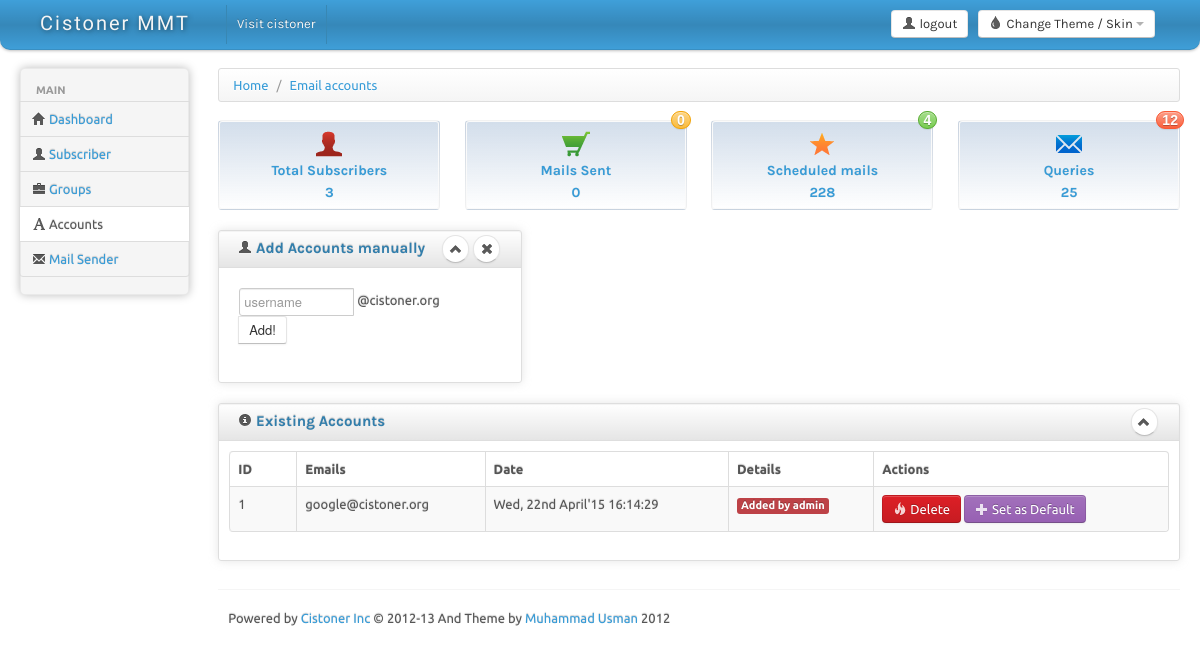
/accounts.php (signed in), run on the app's committed database.
### tables this page shows
CREATE TABLE IF NOT EXISTS `email_accounts` (
`id` int(11) NOT NULL,
  `email` varchar(100) NOT NULL,
  `date` int(10) NOT NULL,
  `admin_id` int(11) NOT NULL,
  `default` int(11) NOT NULL DEFAULT '0'
);

### libs/subscriber.php (called while the page is built, shortened)
<?php
class subscribers
{
	public static function getSubscribersCount()
	{
		$query = mysql_query("SELECT count(*) FROM subscribers;");
		$row = mysql_fetch_array($query);
		return ($row[0]);
	}
};

### include_this.php (called while the page is built, shortened)
<?php
include 'libs/subscriber.php';
include 'libs/mail.php';
$subscribersCount = subscribers::getSubscribersCount();
$sentMailCount = mail::getSentMailCount();
?>

### libs/mail.php (called while the page is built, shortened)
<?php
class mail
{
	public static function getSentMailCount()
	{
		$query = mysql_query("SELECT count(*) FROM mails;");
		$row = mysql_fetch_array($query);
		return ($row[0]);
	}
};
?>

### libs/accounts.php (called while the page is built, shortened)
<?php
class accounts
{
	function __construct()
	{
		$this->getData();
	}
	private function getData()
	{
		$index = 0;
		$query = mysql_query("SELECT *,admin.username FROM email_accounts
		INNER JOIN admin ON admin.id = email_accounts.admin_id;");
		while($row = mysql_fetch_array($query))
		{
			$this->emails[$index] = array();
			$this->emails[$index]['id'] = $row['id'];
			$this->emails[$index]['email'] = $row['email'];
			$this->emails[$index]['date'] = date("D, dS F'y H:i:s",$row['date']);
			$this->emails[$index]['added_by'] = $row['username'];
			$this->emails[$index]['default'] = false;
			if($row['default'])$this->emails[$index]['default'] = true;
			$index++;
		}
	}
};

### accounts.php (the view, shortened to what this page needs)
<?php
	include 'include_this.php';
	include 'libs/accounts.php';
	$accountObj = new accounts();
?>
<!DOCTYPE html>
<html lang="en">
<head>
	<link id="bs-css" href="css/bootstrap-cerulean.css" rel="stylesheet">
	<link href="css/bootstrap-responsive.css" rel="stylesheet">
	<link href="css/charisma-app.css" rel="stylesheet">
	<link href="css/jquery-ui-1.8.21.custom.css" rel="stylesheet">
	<link href='css/fullcalendar.css' rel='stylesheet'>
	<link href='css/fullcalendar.print.css' rel='stylesheet'  media='print'>
	<link href='css/chosen.css' rel='stylesheet'>
	<link href='css/uniform.default.css' rel='stylesheet'>
	<link href='css/colorbox.css' rel='stylesheet'>
	<link href='css/jquery.cleditor.css' rel='stylesheet'>
	<link href='css/jquery.noty.css' rel='stylesheet'>
	<link href='css/noty_theme_default.css' rel='stylesheet'>
	<link href='css/elfinder.min.css' rel='stylesheet'>
	<link href='css/elfinder.theme.css' rel='stylesheet'>
	<link href='css/jquery.iphone.toggle.css' rel='stylesheet'>
	<link href='css/opa-icons.css' rel='stylesheet'>
	<link href='css/uploadify.css' rel='stylesheet'>
</head>
<body>
	<?php include 'ui_includes/top_navbar.php';?>
		<div class="container-fluid">
		<div class="row-fluid">
			<?php include 'ui_includes/sidebar.php';?>
			<div id="content" class="span10">
			<div>
				<ul class="breadcrumb">
					<li>
						<a href="#">Home</a> <span class="divider">/</span>
					</li>
					<li>
						<a href="#">Email accounts</a>
					</li>
				</ul>
			</div>
			<?php include 'ui_includes/displaybox.php';?>
			<div class="row-fluid">
				<div class="box span4">
						<div class="box-header well" data-original-title="">
							<h2><i class="icon-user"></i> Add Accounts manually</h2>
							<div class="box-icon">
								<a href="#" class="btn btn-minimize btn-round"><i class="icon-chevron-up"></i></a>
								<a href="#" class="btn btn-close btn-round"><i class="icon-remove"></i></a>
							</div>
						</div>
						<div class="box-content">
							<div class="box-content">
								<form action="javascript: addAccounts()" method="post">
								<div class="input-append">
									<input placeholder="username" id="addAccount" name="addAccount" size="16" type="text" required="" style="width: 40%">
									@<?php echo domain; ?> &nbsp;&nbsp;&nbsp;
									<button class="btn" type="button" onclick="this.form.submit()">Add!</button>
								</div>
								</form>
							</div>
						</div>
					</div>
				</div>
				<div class="row-fluid">
				<div class="box span12">
					<div class="box-header well">
						<h2><i class="icon-info-sign"></i> Existing Accounts </h2>
						<div class="box-icon">
							<a href="#" class="btn btn-minimize btn-round"><i class="icon-chevron-up"></i></a>
						</div>
					</div>
					<div class="box-content">
						<table class="table table-striped table-bordered" id="displayTable" aria-describedby="">
							<thead>
								<tr>
									<th style="width: 50px;">ID</th>
									<th>Emails</th>
									<th>Date</th>
									<th>Details</th>
									<th>Actions</th>
								</tr>
							</thead>
							<tbody>
								<?php
									foreach($accountObj->emails as $ids)
									{
										echo "
											<tr>
												<td>$ids[id]</td>
												<td>$ids[email]</td>
												<td>$ids[date]</td>
												<td><span class='label label-important'>Added by $ids[added_by]</span></td>
												<td>";
												if(isset($accessObj->accessLevel['account-D']))
												{
													?>
													<a class="btn btn-danger" href="#" id="delete_button" onclick="javascript: void(0)">
													<i class="icon-fire icon-white"></i>
													Delete
													</a>
													<?php
												}
												if(isset($accessObj->accessLevel['account-CD']))
												{
													if(!$ids['default'])
													{
														?>
															<a class="btn btn-info" id="add_group" href="#" onclick="javascript: document.getElementById('task').value = 'ADD_GROUP';document.forms['emails'].submit();">
																<i class="icon-plus icon-white"></i>
																Set as Default
															</a>
														<?php
													}
												}
												echo "</td>
											</tr>
										";
									}
								?>
							</tbody>
						</table>
					</div>
				</div>
			</div>
		<hr>
		<?php include 'ui_includes/footer.php';?>
	</div>
</body>
</html>

### ui_includes/top_navbar.php (shortened to what this page needs)
<div class="navbar">
	<div class="navbar-inner">
		<div class="container-fluid">
			<a class="brand" href="index.html"><span>Cistoner MMT</span></a>
			<div class="btn-group pull-right theme-container" >
				<a class="btn dropdown-toggle" data-toggle="dropdown" href="#">
					<i class="icon-tint"></i><span class="hidden-phone"> Change Theme / Skin</span>
					<span class="caret"></span>
				</a>
		</div>
		<div class="btn-group pull-right">
			<a class="btn" href="secure/logout.php">
				<i class="icon-user"></i>
				<span class="hidden-phone"> logout </span>
			</a>
		</div>
				<div class="top-nav nav-collapse">
					<ul class="nav">
						<li><a href="#">Visit cistoner</a></li>
					</ul>
				</div>
			</div>
		</div>
	</div>

### ui_includes/sidebar.php (shortened to what this page needs)
<div class="span2 main-menu-span">
	<div class="well nav-collapse sidebar-nav">
		<ul class="nav nav-tabs nav-stacked main-menu">
			<li class="nav-header hidden-tablet">Main</li>
			<li><a class="ajax-link" href="index.php"><i class="icon-home"></i><span class="hidden-tablet"> Dashboard </span></a></li>
			<li><a class="ajax-link" href="subscriber.php"><i class="icon-user"></i><span class="hidden-tablet"> Subscriber </span></a></li>
			<li><a class="ajax-link" href="groups.php"><i class="icon-briefcase"></i><span class="hidden-tablet"> Groups </span></a></li>
			<li><a class="ajax-link" href="accounts.php"><i class="icon-font"></i><span class="hidden-tablet"> Accounts </span></a></li>
			<li><a class="ajax-link" href="mail.php"><i class="icon-envelope"></i><span class="hidden-tablet"> Mail Sender </span></a></li>
		</ul>
	</div>
</div>

### ui_includes/displaybox.php (shortened to what this page needs)
<div class="sortable row-fluid">
	<a data-rel="tooltip" title="<?php echo $subscribersCount; ?> subscribers" class="well span3 top-block" href="#">
		<span class="icon32 icon-red icon-user"></span>
		<div>Total Subscribers</div>
		<div><?php echo $subscribersCount; ?></div>
	</a>
	<a data-rel="tooltip" title="<?php echo $sentMailCount; ?> mails sent till date" class="well span3 top-block" href="#">
		<span class="icon32 icon-color icon-cart"></span>
		<div>Mails Sent</div>
		<div><?php echo $sentMailCount; ?></div>
		<span class="notification yellow"><?php echo $sentMailCount; ?></span>
	</a>
	<a data-rel="tooltip" title="4 new pro members." class="well span3 top-block" href="#">
		<span class="icon32 icon-color icon-star-on"></span>
		<div>Scheduled mails</div>
		<div>228</div>
		<span class="notification green">4</span>
	</a>
	<a data-rel="tooltip" title="12 new messages." class="well span3 top-block" href="#">
		<span class="icon32 icon-color icon-envelope-closed"></span>
		<div>Queries</div>
		<div>25</div>
		<span class="notification red">12</span>
	</a>
</div>

### ui_includes/footer.php (shortened to what this page needs)
<footer>
	<p class="pull-left">
		Powered by <a href="http://cistoner.com"> Cistoner Inc </a>&copy; 2012-13 And <cite>Theme by
	 	<a href="http://usman.it" target="_blank">Muhammad Usman</a> 2012</cite>
	</p>
</footer>

### accounts.php (style rules this page uses)
body { padding-bottom: 40px; }
.sidebar-nav { padding: 9px 0; }

### data on the page
email_accounts: admin "1", email "google@cistoner.org", ids "Wed, 22nd April'15 16:14:29", ids "admin", default 0 (drawn)

### other printed values
$subscribersCount "3"
$sentMailCount "0"
domain "cistoner.org"
